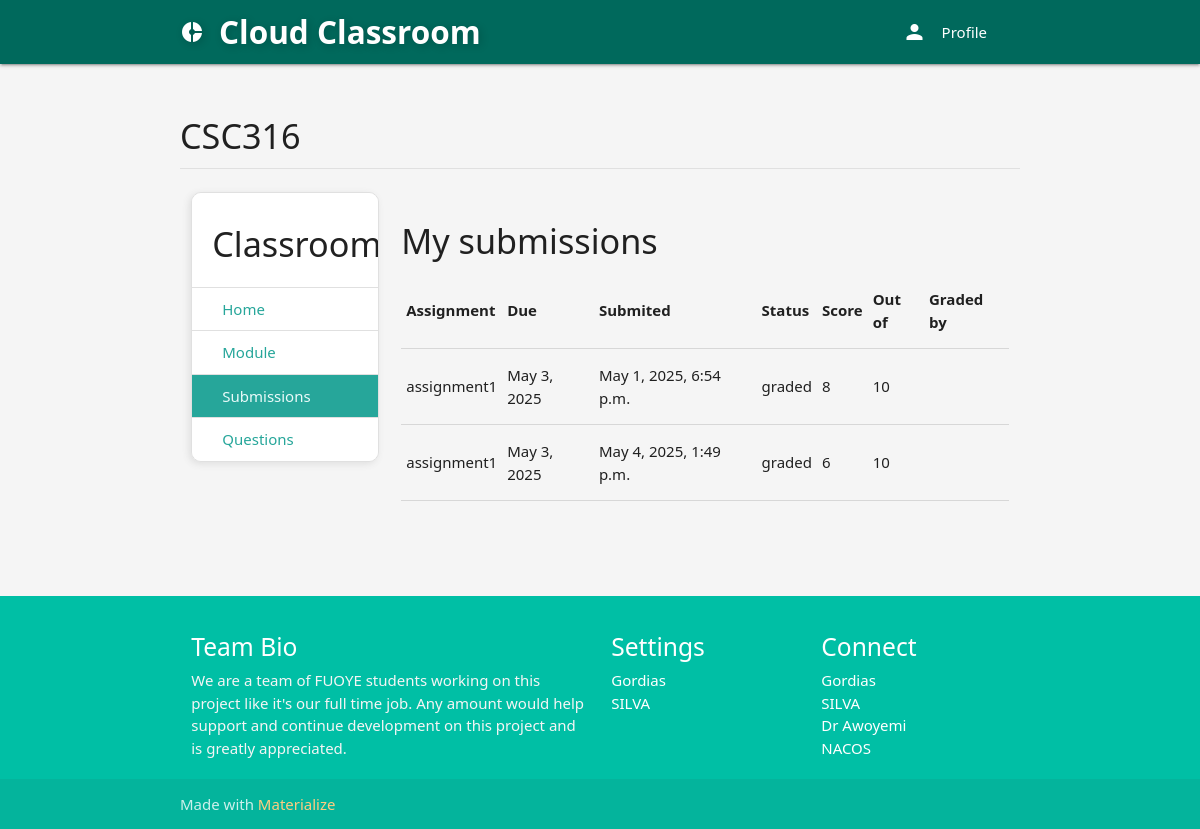
Screenshot of /course/2fcd2649-0215-47d0-b320-db57a63ff420/submissions (signed in) with the database file from the repository.
### classroom/models.py (models this page shows, shortened)
class Course(models.Model):
	id = models.UUIDField(primary_key=True, default=uuid.uuid4, editable=False)
	picture = models.ImageField(upload_to=user_directory_path)
	title = models.CharField(max_length=200)
	description = models.CharField(max_length=300)
	category = models.ForeignKey(Category, on_delete=models.CASCADE)
	syllabus = RichTextField()
	user = models.ForeignKey(User, on_delete=models.CASCADE, related_name='course_owner')
	enrolled = models.ManyToManyField(User)
	modules = models.ManyToManyField(Module)
	questions = models.ManyToManyField(Question)

class Grade(models.Model):
	course = models.ForeignKey(Course, on_delete=models.CASCADE)
	submission = models.ForeignKey(Submission, on_delete=models.CASCADE)
	points = models.PositiveIntegerField(default=0)
	graded_by = models.ForeignKey(User, on_delete=models.CASCADE, blank=True, null=True)
	status = models.CharField(choices=STATUS_CHOICES, default='pending', max_length=10, verbose_name='Status')

### assignment/models.py (models this page shows, shortened)
class Submission(models.Model):
	file = models.FileField(upload_to=user_directory_path)
	comment = models.CharField(max_length=1000)
	date = models.DateTimeField(auto_now_add=True)
	assignment = models.ForeignKey(Assignment, on_delete=models.CASCADE)
	user = models.ForeignKey(User, on_delete=models.CASCADE)

class Assignment(models.Model):
	title = models.CharField(max_length=150)
	content = RichTextField()
	points = models.PositiveIntegerField()
	due = models.DateField()
	files = models.ManyToManyField(AssignmentFileContent)
	user = models.ForeignKey(User, on_delete=models.CASCADE)

### classroom/views.py (the view)
# urls.py: path('<course_id>/submissions', Submissions, name='submissions'),
def Submissions(request, course_id):
	user = request.user
	course = get_object_or_404(Course, id=course_id)
	grades = Grade.objects.filter(course=course, submission__user=user)
	context = {
		'grades': grades,
		'course': course
	}
	return render(request, 'classroom/submissions.html', context)

### authE/views.py (called while the page is built)
def SideNavInfo(request):
	user = request.user
	nav_profile = None
	if user.is_authenticated:
		nav_profile = Profile.objects.get(user=user)
	return {'nav_profile': nav_profile}

### direct/views.py (called while the page is built)
def CheckDirects(request):
    directs_count = 0
    if request.user.is_authenticated:
        directs_count = Message.objects.filter(user=request.user, is_read=False).count()
    return {'directs_count': directs_count}

### virtual_classroom/templates/classroom/submissions.html (shortened to what this page needs)
{% extends 'base.html' %}
{% load static %}
{% block content %}
<div class="section">
	<h4>{{ course.title }}</h4>
	<div class="divider"></div>
</div>
<div class="row">
<div class="col s3">
      <ul class="collection with-header sider">
        <li class="collection-header"><h4>Classroom</h4></li>
        <a href="{% url 'course' course.id %}" class="collection-item">Home</a>
        <a href="{% url 'modules' course.id %}" class="collection-item">Module</a>
        <a href="{% url 'submissions' course.id %}" class="collection-item active">Submissions</a>
        <a href="{% url 'questions' course.id %}" class="collection-item">Questions</a>
      </ul>
</div>
<div class="col s9">
  <div class="section">
    <h4>My submissions</h4>
      <table>
        <thead>
          <tr>
              <th>Assignment</th>
              <th>Due</th>
              <th>Submited</th>
              <th>Status</th>
              <th>Score</th>
              <th>Out of</th>
              <th>Graded by</th>
          </tr>
        </thead>
        <tbody>
        {% for grade in grades %}
          <tr>
            <td>{{ grade.submission.assignment.title }}</td>
            <td>{{ grade.submission.assignment.due }}</td>
            <td>{{ grade.submission.date }}</td>
            <td>{{ grade.status }}</td>
            <td>{{ grade.points }}</td>
            <td>{{ grade.submission.assignment.points }}</td>
            <td>{{ grade.graded_by.get_full_name }}</td>
          </tr>
        {% endfor %}
        </tbody>
      </table>
  </div>
</div>
</div>
{% endblock %}

### virtual_classroom/static/css/style2.css (style rules this page uses)
* { margin: 0; padding: 0; box-sizing: border-box; font-family: 'Segoe UI', Tahoma, Geneva, Verdana, sans-serif; }
body { background-color: #f5f5f5; transition: background-color 0.3s ease, color 0.3s ease; }

### virtual_classroom/templates/base.html (style rules this page uses)
.sider { border-radius: 10px; overflow: hidden; box-shadow: -2px 2px 7px rgb(223, 223, 223); }

### rows the page displays
Course: title "CSC316"
Grade: submission.assignment "assignment1", submission.assignment.due "May 3, 2025", submission "May 1, 2025, 6:54 p.m.", status "graded", points "8", submission.assignment.points "10"
Grade: submission.assignment "assignment1", submission.assignment.due "May 3, 2025", submission "May 4, 2025, 1:49 p.m.", status "graded", points "6", submission.assignment.points "10"
